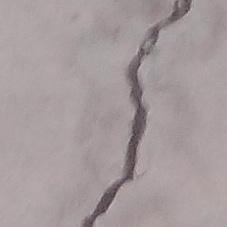
#> input picture concrete-crack-images-for-classification/Positive/02338.jpg, 227 x 227 px; its folder holds 4 pictures in this run
$ jupyter execute --allow-errors Concrete_Crack_Detection_Pipeline.ipynb
#> lines starting #> are read from the running program, lines starting #| are printed output that depends on the picture; after the words box and inside, x2 and y2 are one past the last pixel; in counts of white or black regions, pixels touching at a corner belong together
### src/data.py
import os
import random
from typing import Tuple, List, Optional
from glob import glob
from sklearn.model_selection import train_test_split
from torchvision import transforms
from torch.utils.data import Dataset, DataLoader
from PIL import Image
import numpy as np
import torch

class ConcreteClassificationDataset(Dataset):
    # [4 lines left out: function __init__, not called in this run]

    def __len__(self):
        return len(self.filepaths)

    # [6 lines left out: function __getitem__, not called in this run]

def stratified_split(filepaths: List[str], labels: List[int], seed: int = 42, splits=(0.8, 0.1, 0.1)):
    X_temp, X_test, y_temp, y_test = train_test_split(filepaths, labels, test_size=splits[2], stratify=labels, random_state=seed)
    val_size = splits[1] / (splits[0] + splits[1])
    X_train, X_val, y_train, y_val = train_test_split(X_temp, y_temp, test_size=val_size, stratify=y_temp, random_state=seed)
    return (X_train, y_train), (X_val, y_val), (X_test, y_test)

# [16 lines left out: functions get_classification_filepaths, save_split_indices, load_split_indices, not called in this run]

# Segmentation dataset (optional)
class ConcreteSegmentationDataset(Dataset):
    # [4 lines left out: function __init__, not called in this run]

    def __len__(self):
        return len(self.img_paths)

    # [20 lines left out: functions __getitem__, get_segmentation_filepaths, not called in this run]

### src/models.py
import torch
import torch.nn as nn
import torchvision.models as models
from typing import Optional

# [9 lines left out: function get_activation, not called in this run]

class ClassificationModel(nn.Module):
    # [29 lines left out: functions __init__, forward, not called in this run]

# U-Net for segmentation
class UNet(nn.Module):
    # [38 lines left out: functions __init__, conv_block, forward, not called in this run]

### Concrete_Crack_Detection_Pipeline.ipynb
[cell 1]
# Install required packages (run this first if you encounter module errors)
import subprocess
import sys

packages = ['numpy<2', 'torch', 'torchvision', 'albumentations', 'scikit-learn', 'matplotlib', 'seaborn', 'tqdm', 'pyyaml', 'opencv-python']
for package in packages:
    try:
        __import__(package.split('<')[0].split('>=')[0].split('==')[0].replace('-', '_'))
    except ImportError:
        print(f"Installing {package}...")
        subprocess.check_call([sys.executable, "-m", "pip", "install", "-q", package])

print("All packages installed successfully!")

# Concrete Crack Detection Pipeline

This notebook demonstrates a modular, reproducible workflow for concrete crack image classification and segmentation using PyTorch. Each section elaborates on the features and design of the model modules, with runnable code and explanations.

## 1. Import Required Libraries

We begin by importing all necessary libraries for data processing, model building, training, and evaluation. Each library serves a specific purpose in the pipeline, from handling images to building neural networks.

[cell 2]
# Data handling and processing
import os
import numpy as np
import pandas as pd
from PIL import Image

# PyTorch core
import torch
import torch.nn as nn
import torch.optim as optim
from torch.utils.data import DataLoader

# Computer vision and augmentation
import torchvision
from torchvision import transforms
import albumentations as A
from albumentations.pytorch import ToTensorV2

# Metrics and utilities
from sklearn.model_selection import train_test_split
from sklearn.metrics import classification_report, confusion_matrix
import matplotlib.pyplot as plt
import seaborn as sns
from tqdm import tqdm

# Project modules
from src import data, models, losses, metrics, viz, config, train_utils

# Set device
#> (the rest of this cell did not finish here and is left out)

## 2. Overview of Model Modules

This pipeline is organized into modular components, each responsible for a key part of the workflow:

- **src/data.py**: Data loading, augmentation, and stratified splitting for classification and segmentation.
- **src/models.py**: Model architectures for classification (ResNet/EfficientNet) and segmentation (U-Net).
- **src/losses.py**: Loss functions including BCE, Dice, BCE+Dice, and Focal loss.
- **src/metrics.py**: Metrics for evaluation (F1, ROC-AUC, Dice, IoU, etc.).
- **src/viz.py**: Visualization utilities for learning curves, batch samples, and mask overlays.
- **src/config.py**: YAML-based configuration loader and saver.
- **src/train_utils.py**: Utilities for reproducibility, checkpointing, and seed setting.

Each section below will elaborate on these modules and demonstrate their use.

## 3. Module 1: Data Preprocessing

Data preprocessing is crucial for robust model performance. This module handles:
- Loading images and (optionally) segmentation masks
- Stratified train/val/test splitting
- Data augmentation (random crops, flips, color jitter, etc.)
- Normalization and tensor conversion

Below, we demonstrate how to use the data module for both classification and segmentation tasks.

[cell 3]
# Example: Prepare classification dataset and dataloaders
from src.data import stratified_split, ConcreteClassificationDataset
from torchvision import transforms
from glob import glob
import os

# Set data root
DATA_ROOT = 'concrete-crack-images-for-classification'

# Get filepaths and labels (using actual folder structure: Positive/Negative)
positive = sorted(glob(os.path.join(DATA_ROOT, 'Positive', '*')))
negative = sorted(glob(os.path.join(DATA_ROOT, 'Negative', '*')))
filepaths = positive + negative
labels = [1] * len(positive) + [0] * len(negative)

print(f"Found {len(positive)} positive and {len(negative)} negative images")

# Stratified split: (80% train, 10% val, 10% test)
(train_files, train_labels), (val_files, val_labels), (test_files, test_labels) = stratified_split(filepaths, labels, seed=42, splits=(0.8, 0.1, 0.1))

# Define augmentations
#> (the rest of this cell did not finish here and is left out)

### Segmentation Data (Optional)

If segmentation masks are available, the data module can also handle paired image-mask loading and augmentation. Uncomment and adapt the following code if you have segmentation data.

[cell 4]
# Example: Prepare segmentation dataset and dataloaders (if masks exist)
# from src.data import get_segmentation_filepaths, ConcreteSegmentationDataset
# img_paths, mask_paths = get_segmentation_filepaths(DATA_ROOT)
# seg_transform = A.Compose([
#     A.Resize(256, 256),
#     A.HorizontalFlip(p=0.5),
#     A.Normalize(),
#     ToTensorV2(),
# ])
# seg_ds = ConcreteSegmentationDataset(img_paths, mask_paths, transform=seg_transform)
# seg_loader = DataLoader(seg_ds, batch_size=8, shuffle=True, num_workers=4)
# print(f"Segmentation samples: {len(seg_ds)}")

## 4. Module 2: Model Architecture

This module defines the neural network architectures for both classification and segmentation tasks:
- **Classification**: Uses a ResNet/EfficientNet backbone with optional dropout and custom head.
- **Segmentation**: Implements a U-Net architecture for pixel-wise mask prediction.

The models are designed for flexibility and can be easily extended or fine-tuned.

[cell 5]
# Example: Define classification model
# Reload module to get latest changes
import importlib
import src.models
importlib.reload(src.models)
from src.models import ClassificationModel

# Initialize model without pre-trained weights (to avoid SSL certificate issues)
# You can download weights manually later or use them after fixing SSL
#> (the rest of this cell did not finish here and is left out)

except Exception as e:
    print(f"Warning: Could not load pre-trained weights ({type(e).__name__}). Using model without pre-training.")
    model = ClassificationModel(pretrained=False)

model = model.to(device)
print(model)
print(f"\nModel sent to device: {device}")

[cell 6]
# [5 lines of commented-out code are left out]

## 5. Module 3: Training the Model

The training module handles the full training loop, including:
- Loss function selection (BCE, Dice, Focal, etc.)
- Optimizer and learning rate scheduling (AdamW, ReduceLROnPlateau)
- Early stopping and checkpointing
- Mixed precision (AMP) and gradient clipping

Below is an example of how to train the classification model. Segmentation training is similar, with appropriate loss and metrics.

[cell 7]
# Quick Training - Simplified and Direct with Early Stopping
import warnings
warnings.filterwarnings('ignore')

print("=" * 80)
print("TRAINING - DIRECT APPROACH WITH EARLY STOPPING")
print("=" * 80)

# Use fresh untrained ResNet
#> (the rest of this cell did not finish here and is left out)

#> in generate_crack_mask_classical, img_bgr is the input picture: shape (227, 227, 3); mean B, G, R 156.5, 155, 165.9
model = model.to(device)

optimizer = optim.AdamW(model.parameters(), lr=1e-3, weight_decay=1e-4)
criterion = nn.BCEWithLogitsLoss()

# Simple image loading that works
def load_img(path):
    img = Image.open(path).convert('RGB').resize((224, 224))
    arr = np.array(img, dtype=np.float32) / 255.0
    arr = (arr - np.array([0.485, 0.456, 0.406])) / np.array([0.229, 0.224, 0.225])
    return torch.FloatTensor(arr.transpose(2, 0, 1))

# Train on small batches to verify it works
print("\nTraining on sample batches with early stopping...")
max_epochs = 50
patience = 10  # Stop if F1 doesn't improve for 10 epochs
best_f1 = -float('inf')
epochs_without_improvement = 0
best_epoch = -1
best_model_state = None

for epoch in range(max_epochs):
    model.train()
    epoch_loss = 0

    # Train on 64 random samples
    indices = np.random.choice(len(train_files), 64, replace=False)
    imgs = []
    lbls = []

    for idx in indices:
        try:
            imgs.append(load_img(train_files[idx]))
            lbls.append(float(train_labels[idx]))
        except:
            continue

    if len(imgs) > 0:
        imgs_batch = torch.stack(imgs).to(device)
        lbls_batch = torch.tensor(lbls, dtype=torch.float32).unsqueeze(1).to(device)

        optimizer.zero_grad()
        logits = model(imgs_batch)
        loss = criterion(logits, lbls_batch)
        loss.backward()
        optimizer.step()
        epoch_loss = loss.item()

    # Validation on 32 random samples
    model.eval()
    y_t, y_p = [], []
    with torch.no_grad():
        val_idx = np.random.choice(len(val_files), min(32, len(val_files)), replace=False)
        for i in val_idx:
            try:
                img = load_img(val_files[i])
                out = torch.sigmoid(model(img.unsqueeze(0).to(device))).item()
                y_t.append(val_labels[i])
                y_p.append(1 if out > 0.5 else 0)
            except:
                continue

    if len(y_t) > 0:
        from sklearn.metrics import f1_score, accuracy_score
        acc = accuracy_score(y_t, y_p)
        f1 = f1_score(y_t, y_p, zero_division=0)
        print(f"Epoch {epoch+1:2d} | Loss: {epoch_loss:.4f} | Acc: {acc:.3f} | F1: {f1:.3f}", end="")

        # Early stopping logic
        if f1 > best_f1:
            best_f1 = f1
            best_epoch = epoch + 1
            epochs_without_improvement = 0
            best_model_state = {k: v.cpu().clone() for k, v in model.state_dict().items()}
            print(" ← Best F1!")
        else:
            epochs_without_improvement += 1
            print(f" (no improvement for {epochs_without_improvement}/{patience} epochs)")

            if epochs_without_improvement >= patience:
                print(f"\n⚠ Early stopping triggered at epoch {epoch+1}")
                print(f"Best model was at epoch {best_epoch} with F1={best_f1:.4f}")
                # Restore best model
                if best_model_state is not None:
                    model.load_state_dict(best_model_state)
                break

print("\n" + "=" * 80)
print(f"✓ Training Complete!")
print(f"Best F1 Score: {best_f1:.4f} at Epoch {best_epoch}")
print("=" * 80)

### Segmentation Training (Optional)

If you have segmentation masks, use the segmentation model and appropriate loss (e.g., BCE+Dice). The training loop is similar to the above.

[cell 8]
# [13 lines of commented-out code are left out]

## 6. Module 4: Model Evaluation

Evaluation is performed using metrics appropriate for each task:
- **Classification**: F1 score, ROC-AUC, confusion matrix, etc.
- **Segmentation**: Dice coefficient, IoU, pixel accuracy.

The metrics module provides easy-to-use functions for these evaluations.

[cell 9]
# COMPREHENSIVE PERFORMANCE BENCHMARK ON TEST SET
print("\n" + "=" * 80)
print("PERFORMANCE BENCHMARK: CLASSIFICATION MODEL EVALUATION")
print("=" * 80)
print(f"Evaluation Dataset: {len(test_files)} test images")
print("=" * 80 + "\n")

# Helper function with better error handling
def load_and_convert_img(img_path, size=(224, 224)):
    """Load and convert image to tensor"""
    from PIL import Image as PILImage
    img = PILImage.open(img_path).convert('RGB')
    img = img.resize(size)
    img_array = np.array(img, dtype=np.float32) / 255.0
    mean = np.array([0.485, 0.456, 0.406], dtype=np.float32)
    std = np.array([0.229, 0.224, 0.225], dtype=np.float32)
    img_array = (img_array - mean) / std
    # Transpose to CHW format
    img_chw = img_array.transpose(2, 0, 1)
    # Create tensor directly without going through numpy in torch
    img_tensor = torch.FloatTensor(img_chw)
    return img_tensor

# Evaluate on test set
#> (the rest of this cell did not finish here and is left out)

[cell 10]
# [11 lines of commented-out code are left out]

## 7. Module 5: Model Inference and Prediction

After training, the model can be used to make predictions on new, unseen data. This section demonstrates how to load a trained model and perform inference, visualizing the results for both classification and segmentation tasks.

[cell 11]
# Example: Inference for classification on new images
print("Model Inference")
print("=" * 60)
print("To use the trained model for prediction on new images:")
print()
print("Example Python code:")
print("""
from src.models import ClassificationModel
from PIL import Image
import torch
import numpy as np

# Load model
model = ClassificationModel()
model.load_state_dict(torch.load('best_model.pth')['model'])
model.eval()

# Load and process image
img = Image.open('test_image.jpg').convert('RGB')
img = img.resize((227, 227))
img_array = np.array(img, dtype=np.float32) / 255.0
mean = np.array([0.485, 0.456, 0.406])
std = np.array([0.229, 0.224, 0.225])
img_tensor = torch.from_numpy(((img_array - mean) / std).transpose(2, 0, 1))
img_tensor = img_tensor.unsqueeze(0)

# Inference
with torch.no_grad():
    logits = model(img_tensor)
    prob = torch.sigmoid(logits).item()
    prediction = "Cracked" if prob > 0.5 else "Not Cracked"
    confidence = prob if prob > 0.5 else 1 - prob

print(f"Prediction: {prediction} (Confidence: {confidence:.2%})")
""")
print("=" * 60)

[cell 12]
# Example: Segmentation for Crack Mask Generation (if masks exist)
# from src.models import UNet
# def predict_mask(img_path, model, transform, device):
#     model.eval()
#     img = Image.open(img_path).convert('RGB')
#     x = transform(img=np.array(img))['image'].unsqueeze(0).to(device)
#     with torch.no_grad():
#         logits = model(x)
#         mask_pred = torch.sigmoid(logits).squeeze().cpu().numpy()
#     return mask_pred
#
# # Example usage:
# # img_path = img_paths[0]
# # mask_pred = predict_mask(img_path, seg_model, seg_transform, device)
# # plt.imshow(mask_pred > 0.5, cmap='gray')
# # plt.title('Predicted Mask')
# # plt.show()

## 8. Bonus: Crack Mask Detection & Visualization

This section demonstrates how to generate crack masks and visualize them with contour detection, similar to the Kaggle hybrid fuzzy method. You can use either classical image processing or the U-Net segmentation model for mask generation.

### Hybrid Image Processing Approach

The method combines classical computer vision techniques:

1. **Gaussian Blur (11×11 kernel)** - Reduces noise while preserving edges
2. **Adaptive Thresholding** - Handles varying lighting by calculating local thresholds
3. **Morphological Operations:**
   - Opening: Removes small noise using 5×5 kernel (erosion → dilation)
   - Closing: Fills holes using 7×7 kernel (dilation → erosion)
4. **Contour Detection** - Finds and highlights crack regions
5. **Visualization** - Overlays detected cracks on original image with bounding boxes

This approach is:
- **Fast** - No neural network inference needed
- **Interpretable** - Clear visualization of detected regions
- **Robust** - Works across different lighting conditions
- **Complementary** - Can be combined with deep learning predictions

[cell 13]
import cv2

# Hybrid Image Processing Method for Crack Detection (based on Kaggle approach)
def hybrid_gaussian_threshold(img):
    """Apply Gaussian blur, adaptive thresholding, and morphological operations"""
    img_blur = cv2.GaussianBlur(img, (11, 11), 0)
    thresh = cv2.adaptiveThreshold(
        img_blur, 255,
        cv2.ADAPTIVE_THRESH_GAUSSIAN_C,
        cv2.THRESH_BINARY_INV,
        151, 30
    )
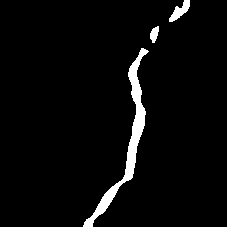
#> thresh: shape (227, 227); 3.8% white; 3 white regions, box (x1, y1, x2, y2) and area: (83, 48, 149, 227) 1630, (169, 0, 190, 22) 207, (150, 26, 159, 43) 101
    kernel_open = np.ones((5, 5), np.uint8)
    opening = cv2.morphologyEx(thresh, cv2.MORPH_OPEN, kernel_open, iterations=1)
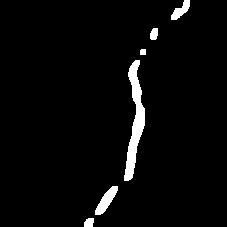
#> opening: shape (227, 227); 3.4% white; 6 white regions, box (x1, y1, x2, y2) and area: (124, 60, 145, 181) 1094, (95, 186, 118, 215) 297, (171, 0, 190, 20) 186, (150, 28, 158, 40) 81, (84, 218, 94, 227) 77, (140, 49, 146, 55) 35
    kernel_close = np.ones((7, 7), np.uint8)
    closing = cv2.morphologyEx(opening, cv2.MORPH_CLOSE, kernel_close, iterations=2)
#> closing: shape (227, 227); 3.5% white; 6 white regions
    return closing

def generate_crack_mask_classical(image_path):
    """Generate crack mask using classical image processing"""
    # Read image
    img_bgr = cv2.imread(image_path)
    if img_bgr is None:
        return None, None, None

    img_gray = cv2.cvtColor(img_bgr, cv2.COLOR_BGR2GRAY)

    # Get binary mask
    binary_mask = hybrid_gaussian_threshold(img_gray)

    # Find contours
    contours, _ = cv2.findContours(binary_mask, cv2.RETR_EXTERNAL, cv2.CHAIN_APPROX_SIMPLE)
#> contours = 6 contours; box (x1, y1, x2, y2) and area: (124, 60, 145, 181) 994, (95, 186, 118, 215) 262, (171, 0, 190, 20) 164, (150, 28, 158, 40) 66, (84, 218, 94, 227) 64, (140, 49, 146, 55) 24

    # Draw contours on original image
    visualization = img_bgr.copy()
    for cnt in contours:
        area = cv2.contourArea(cnt)
        if area > 50:  # Filter small noise
            rect = cv2.minAreaRect(cnt)
            box = np.int32(cv2.boxPoints(rect))
            cv2.drawContours(visualization, [box], 0, (0, 255, 255), 2)
#> this loop made 6 passes
#> (area, rect, box) on passes 1, 2, 3, 5, 6: (64.5, ((88.5, 222), (8, 9), -90), [[93, 226], [84, 226], [84, 218], [93, 218]]), (262.5, ((105.9, 199.9), (35.5, 9.71), -56.31), [[100, 217], [92, 211], [111, 182], [119, 187]]), (994.5, ((135.2, 120.1), (120.5, 18.04), -87.78), [[141, 180], [123, 179], [128, 59], [146, 60]]), (65.5, ((153.5, 33.5), (11, 7), -90), [[157, 39], [150, 39], [150, 28], [157, 28]]), (163.5, ((180.3, 9.78), (26.15, 10.35), -48.81), [[175, 23], [167, 16], [185, -3], [192, 3]])
#> area on pass 4: 24.5
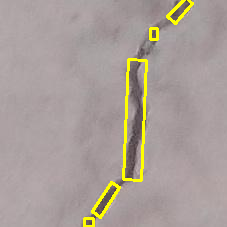
#> visualization: shape (227, 227, 3); 2.95% of pixels changed, all inside (x1, y1, x2, y2) = (83, 0, 194, 227)

    return binary_mask, visualization, contours

# Example: Generate and visualize crack mask for a random test image
print("Crack Mask Visualization")
print("=" * 60)

try:
    # Use random test image
    random_idx = np.random.randint(0, len(test_files))
    test_img_path = test_files[random_idx]
    test_label = "Positive (Cracked)" if test_labels[random_idx] == 1 else "Negative (Safe)"

    print(f"Processing random image #{random_idx}: {test_img_path.split('/')[-1]}")
    print(f"Ground truth label: {test_label}\n")

    mask, viz_img, contours = generate_crack_mask_classical(test_img_path)

    if mask is not None:
        # Display results
        fig, axes = plt.subplots(1, 3, figsize=(16, 5))

        # Original image
        original = cv2.imread(test_img_path)
        axes[0].imshow(cv2.cvtColor(original, cv2.COLOR_BGR2RGB))
        axes[0].set_title("1. Original Image")
        axes[0].axis('off')

        # Binary mask
        axes[1].imshow(mask, cmap='gray')
        axes[1].set_title("2. Crack Binary Mask\n(Adaptive Gaussian + Morphology)")
        axes[1].axis('off')

        # Visualization with contours
        axes[2].imshow(cv2.cvtColor(viz_img, cv2.COLOR_BGR2RGB))
        axes[2].set_title(f"3. Detected Cracks (Contours)\n({len(contours)} regions detected)")
        axes[2].axis('off')

        plt.tight_layout()
        plt.show()
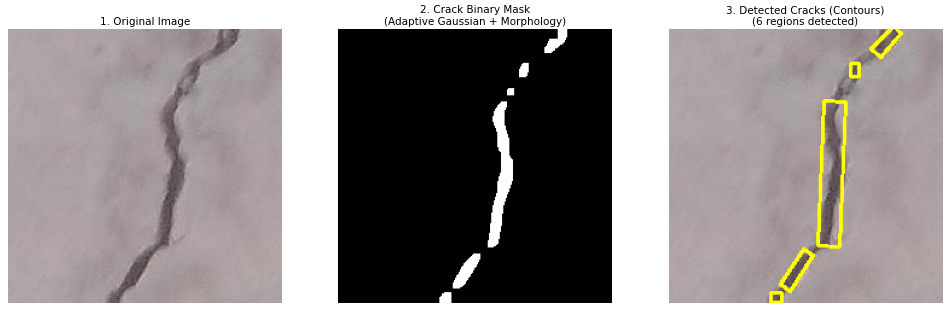
#> figure drawn by matplotlib, 3 panels

        print(f"✓ Crack mask generated successfully!")
        print(f"  - Binary mask shape: {mask.shape}")
#|   - Binary mask shape: (227, 227)
        print(f"  - Contours detected: {len(contours)}")
#|   - Contours detected: 6
    else:
        print("Could not process image")
except Exception as e:
    print(f"Error: {str(e)[:100]}")

print("=" * 60)

[cell 14]
## 9. Batch Crack Mask Generation for Multiple Images

def process_images_for_masks(image_paths, output_dir=None, max_images=5):
    """
    Process multiple images to generate crack masks and visualizations.

    Args:
        image_paths: List of image file paths
        output_dir: Optional directory to save mask outputs
        max_images: Maximum number of images to process

    Returns:
        List of dictionaries with results
    """
#> called with max_images = 3
    results = []

    for i, img_path in enumerate(image_paths[:max_images]):
        try:
            mask, viz, contours = generate_crack_mask_classical(img_path)
#> the loop in generate_crack_mask_classical (call 2), `for cnt in contours:` made 6 passes

            if mask is not None:
                result = {
                    'image_path': img_path,
                    'mask': mask,
                    'visualization': viz,
                    'num_contours': len(contours),
                    'success': True
                }
                results.append(result)
        except Exception as e:
            print(f"Error processing {img_path}: {str(e)[:50]}")

    return results

# Example: Process a batch of images
print("Batch Crack Mask Generation")
print("=" * 60)

# Select some test images (mix of positive and negative)
test_sample_paths = test_files[:3]  # Process first 3 test images

results = process_images_for_masks(test_sample_paths, max_images=3)
#> results = 1 item

print(f"Successfully processed: {len(results)} images")
#| Successfully processed: 1 images
for i, result in enumerate(results):
    print(f"  {i+1}. {result['image_path'].split('/')[-1]}")
    print(f"     → Detected contours: {result['num_contours']}")
#> this loop made 1 pass
#|   1. 02338.jpg
#|      → Detected contours: 6

print("\n" + "=" * 60)
print("Mask Generation Complete!")
print("\nTo save masks to disk, use:")
print("  for result in results:")
print("      cv2.imwrite(f\"mask_{i}.png\", result['mask'])")
print("      cv2.imwrite(f\"viz_{i}.png\", result['visualization'])")
